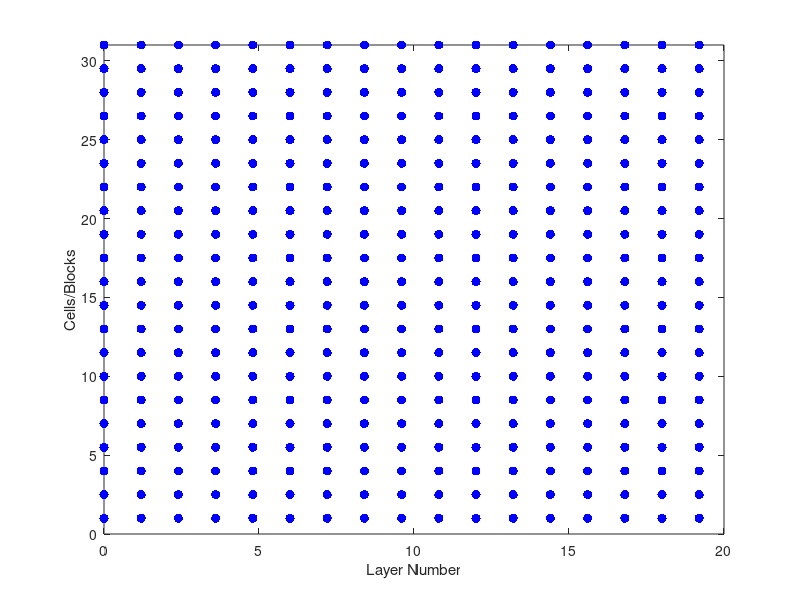

MATLAB code for this plot:
n = 20; % number of iterations
m = 30; % number of blocks in each
r = 1.2;
fprintf("number of layers of cells = %d\ninitial number of cells on the main branch = %d",n,m);
x = 0;
v = 1.5;
y = 1:v:(v*m + 1);
plot(x,y,"MarkerSize",20, "Color","b");
xlim([0 n]);
ylim([0 m+1]);
xlabel('Layer Number');
ylabel('Cells/Blocks');
hold on;
for i = 1:(n/r)
    pause(0.5);
    x = x + r;
    y = 1:v:(v*m);
    fprintf("x = %d\n",x);
    plot(x,y,"MarkerSize",20, "Color","b");
end
fprintf("\nCompleted Execution :)");
